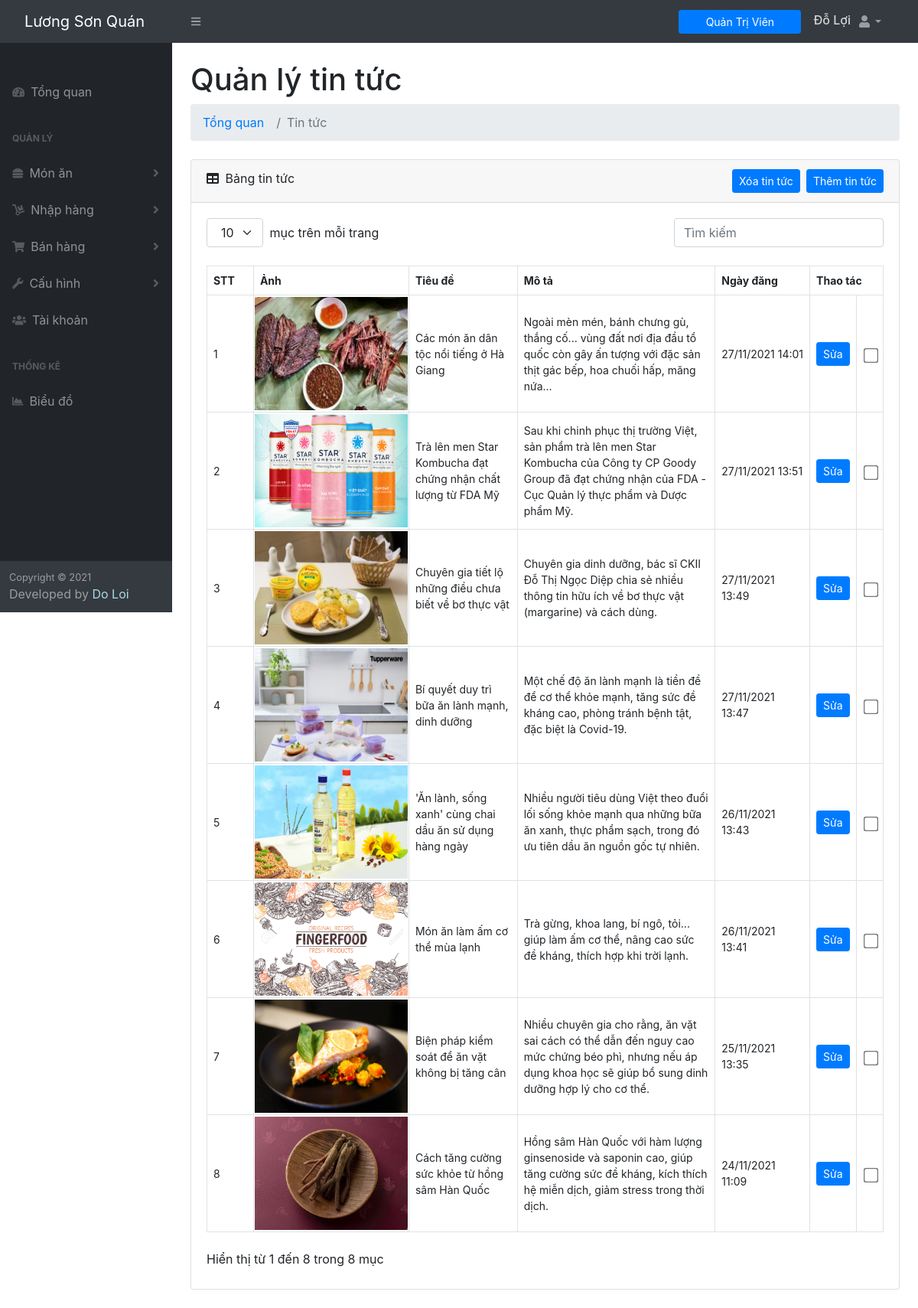
Page /admin/blog.php (signed in) on the committed database.
### tables this page shows
CREATE TABLE `tbl_blog` (
  `id` int(11) NOT NULL,
  `title` varchar(255) NOT NULL,
  `description` varchar(510) NOT NULL,
  `content` text NOT NULL,
  `image` varchar(255) NOT NULL,
  `datetime` timestamp NOT NULL DEFAULT current_timestamp()
);

### lib/database.php (called while the page is built, shortened)
<?php
class Database{
    public $host = DB_HOST;
    public $user = DB_USERNAME;
    public $pass = DB_PASSWORD;
    public $dbname = DB_NAME;
    public $link;
    private function connectDB()
    {
        $this->link = new mysqli($this->host, $this->user, $this->pass, $this->dbname);
    }
    public function select($query)
    {
        $result = $this->link->query($query) or die($this->link->error . __LINE__);
        if ($result->num_rows > 0) {
            return $result;
        } else {
            return false;
        }
    }
}
?>

### classes/blog.php (called while the page is built, shortened)
<?php
$filepath = realpath(dirname(__FILE__));
include_once($filepath . '/../lib/database.php');
?>
<?php
class blog
{
    private $db;
    public function __construct()
    {
        $this->db = new Database();
    }
    public function show_all_blog_admin()
    {
        $query = "SELECT * FROM tbl_blog ORDER BY id DESC";
        $result = $this->db->select($query);
        return $result;
    }
}
?>

### admin/blog.php (the view, shortened to what this page needs)
<?php
include '../classes/blog.php';
$blog = new blog();
?>
<!DOCTYPE html>
<html lang="en">
<head>
    <link href="https://cdn.jsdelivr.net/npm/simple-datatables@latest/dist/style.css" rel="stylesheet" />
    <link href="css/styles.css" rel="stylesheet" />
    <link rel="stylesheet" href="../css/bootstrap.min.css">
</head>
<body class="sb-nav-fixed">
    <?php include './inc/header.php' ?>
    <div id="layoutSidenav">
        <?php include './inc/sidebar.php'; ?>
        <div id="layoutSidenav_content">
            <main>
                <div class="container-fluid px-4">
                    <h1 class="mt-4">Quản lý tin tức</h1>
                    <ol class="breadcrumb mb-4">
                        <li class="breadcrumb-item"><a href="index.php">Tổng quan</a></li>
                        <li class="breadcrumb-item active">Tin tức</li>
                    </ol>
                    <form action="blogDelete.php" method="post">
                        <div class="card mb-4">
                            <div class="card-header">
                                <i class="fas fa-table me-1"></i>
                                Bảng tin tức
                                <a href="blogAdd.php" class="btn btn-primary btn-sm" style="float: right;">Thêm tin tức</a>
                                <button type="submit" class="btn btn-primary btn-sm mr-2" onclick="return confirm('Bạn chắc chắn muốn xóa các mục đã chọn?')" style="float: right;">Xóa tin tức</button>
                            </div>
                            <div class="card-body">
                                <table id="datatablesSimple">
                                    <thead>
                                        <tr>
                                            <th>STT</th>
                                            <th>Ảnh</th>
                                            <th>Tiêu đề</th>
                                            <th>Mô tả</th>
                                            <th>Ngày đăng</th>
                                            <th colspan="2">Thao tác</th>
                                        </tr>
                                    </thead>
                                    <tbody>
                                        <?php
                                        $show_blog = $blog->show_all_blog_admin();
                                        if ($show_blog) {
                                            $i = 1;
                                            while ($row = $show_blog->fetch_assoc()) {
                                        ?>
                                                <tr>
                                                    <td style="width:5%;vertical-align: middle;"><?= $i ?></td>
                                                    <td style="padding: 2px 1px;width:10%;vertical-align: middle;"><img src="./uploads/<?= $row['image'] ?>" width="200px" height="148px" alt=""></td>
                                                    <td style="vertical-align: middle;"><?= $row['title'] ?></td>
                                                    <td style="vertical-align: middle;"><?= $row['description'] ?></td>
                                                    <td style="vertical-align: middle;width:14%"><?= date("d/m/Y  G:i", strtotime($row['datetime'])) ?></td>
                                                    <td style="vertical-align: middle;width:5%">
                                                        <a href="blogUpdate.php?blogId=<?= $row['id'] ?>" class="btn btn-primary btn-sm">Sửa</a>
                                                    </td>
                                                    <td style="vertical-align: middle;width:4%">
                                                        <input type="checkbox" name="del[]" value="<?= $row['id'] ?>" style="transform: scale(1.5);-webkit-transform: scale(1.5);cursor:pointer;margin-top: 10px; margin-left: 4px;">
                                                    </td>
                                                </tr>
                                        <?php
                                                $i++;
                                            }
                                        }
                                        ?>
                                    </tbody>
                                </table>
                            </div>
                        </div>
                </div>
            </main>
        </div>
    </div>
</body>
</html>

### rows in the picture
tbl_blog: image (picture), title "Các món ăn dân tộc nổi tiếng ở Hà Giang", description "Ngoài mèn mén, bánh chưng gù, thắng cố... vùng đất nơi địa đầu tổ quốc còn gây ấn tượng với đặc sản thịt gác bếp, hoa chuối hấp, măng nứa...", datetime "27/11/2021 14:01"
tbl_blog: image (picture), title "Trà lên men Star Kombucha đạt chứng nhận chất lượng từ FDA Mỹ", description "Sau khi chinh phục thị trường Việt, sản phẩm trà lên men Star Kombucha của Công ty CP Goody Group đã đạt chứng nhận của FDA - Cục Quản lý thực phẩm và Dược phẩm Mỹ.", datetime "27/11/2021 13:51"
tbl_blog: image (picture), title "Chuyên gia tiết lộ những điều chưa biết về bơ thực vật", description "Chuyên gia dinh dưỡng, bác sĩ CKII Đỗ Thị Ngọc Diệp chia sẻ nhiều thông tin hữu ích về bơ thực vật (margarine) và cách dùng.", datetime "27/11/2021 13:49"
tbl_blog: image (picture), title "Bí quyết duy trì bữa ăn lành mạnh, dinh dưỡng", description "Một chế độ ăn lành mạnh là tiền đề để cơ thể khỏe mạnh, tăng sức đề kháng cao, phòng tránh bệnh tật, đặc biệt là Covid-19.", datetime "27/11/2021 13:47"
tbl_blog: image (picture), title "'Ăn lành, sống xanh' cùng chai dầu ăn sử dụng hàng ngày", description "Nhiều người tiêu dùng Việt theo đuổi lối sống khỏe mạnh qua những bữa ăn xanh, thực phẩm sạch, trong đó ưu tiên dầu ăn nguồn gốc tự nhiên.", datetime "26/11/2021 13:43"
tbl_blog: image (picture), title "Món ăn làm ấm cơ thể mùa lạnh", description "Trà gừng, khoa lang, bí ngô, tỏi... giúp làm ấm cơ thể, nâng cao sức đề kháng, thích hợp khi trời lạnh.", datetime "26/11/2021 13:41"
tbl_blog: image (picture), title "Biện pháp kiểm soát để ăn vặt không bị tăng cân", description "Nhiều chuyên gia cho rằng, ăn vặt sai cách có thể dẫn đến nguy cao mức chứng béo phì, nhưng nếu áp dụng khoa học sẽ giúp bổ sung dinh dưỡng hợp lý cho cơ thể.", datetime "25/11/2021 13:35"
tbl_blog: image (picture), title "Cách tăng cường sức khỏe từ hồng sâm Hàn Quốc", description "Hồng sâm Hàn Quốc với hàm lượng ginsenoside và saponin cao, giúp tăng cường sức đề kháng, kích thích hệ miễn dịch, giảm stress trong thời dịch.", datetime "24/11/2021 11:09"

### other values in the picture
Session::get('adminName') "Đỗ Lợi"
